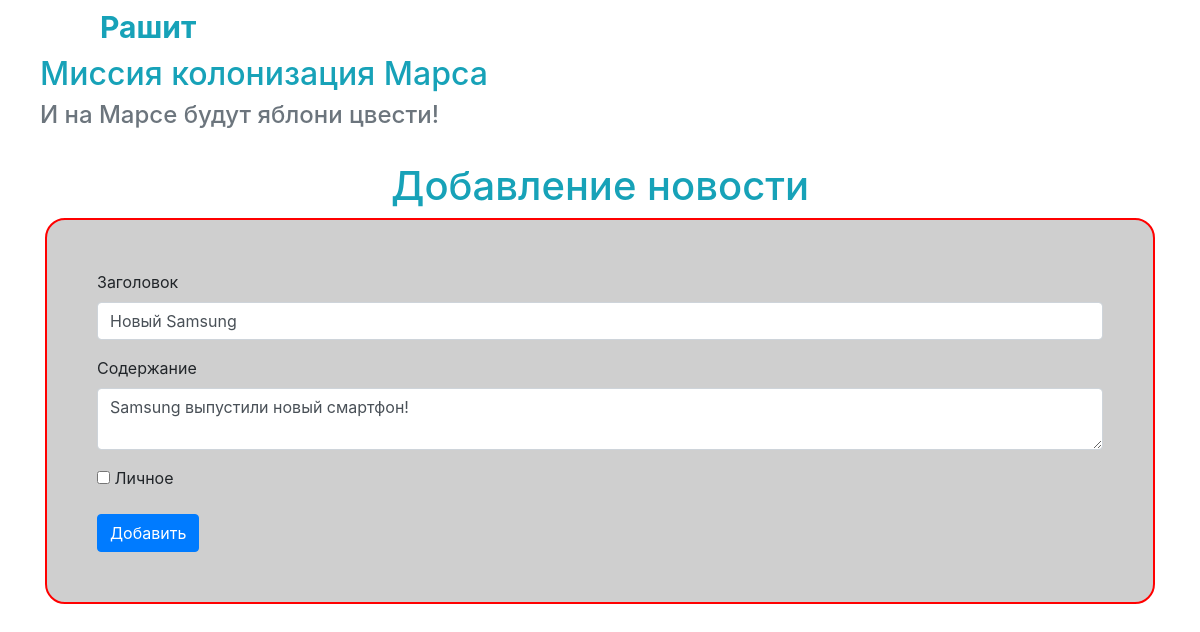
Page /edit_news/2 (signed in) on the committed database.
### data/users.py (models this page shows, shortened)
class User(SqlAlchemyBase, UserMixin):
    __tablename__ = 'users'
    id = sqlalchemy.Column(sqlalchemy.Integer, primary_key=True, autoincrement=True)
    surname = sqlalchemy.Column(sqlalchemy.String)
    name = sqlalchemy.Column(sqlalchemy.String)
    age = sqlalchemy.Column(sqlalchemy.Integer)
    news = orm.relation("News", back_populates="user")
    position = sqlalchemy.Column(sqlalchemy.String)
    speciality = sqlalchemy.Column(sqlalchemy.String)
    address = sqlalchemy.Column(sqlalchemy.String)
    email = sqlalchemy.Column(sqlalchemy.String, unique=True)
    hashed_password = sqlalchemy.Column(sqlalchemy.String)
    modified_date = sqlalchemy.Column(sqlalchemy.DateTime)

### data/news.py (models this page shows)
class News(SqlAlchemyBase):
    __tablename__ = 'news'
    id = sqlalchemy.Column(sqlalchemy.Integer, primary_key=True, autoincrement=True)
    title = sqlalchemy.Column(sqlalchemy.String, nullable=True)
    content = sqlalchemy.Column(sqlalchemy.String, nullable=True)
    created_date = sqlalchemy.Column(sqlalchemy.DateTime, default=datetime.datetime.now())
    is_private = sqlalchemy.Column(sqlalchemy.Boolean, default=False)
    user_id = sqlalchemy.Column(sqlalchemy.Integer, sqlalchemy.ForeignKey("users.id"))
    user = orm.relation("User")

### main.py (the view, shortened to what this page needs)
@app.route('/edit_news/<int:id>', methods=['GET', 'POST'])
@login_required
def edit_news(id):
    form = NewsForm()
    if request.method == 'GET':
        db_session = create_session()
        news = db_session.query(News).filter(News.id == id, News.user == current_user).first()
        if news:
            form.title.data = news.title
            form.content.data = news.content
            form.is_private.data = news.is_private
        else:
            abort(404)
    return render_template('add_news.html', title='Редактирование новости', form=form)

### data/news_form.py
class NewsForm(FlaskForm):
    title = StringField('Заголовок', validators=[InputRequired()])
    content = TextAreaField('Содержание')
    is_private = BooleanField('Личное')
    submit = SubmitField('Добавить')

### data/db_session.py (called while the page is built)
def create_session() -> Session:
    global __factory
    return __factory()

### main.py (called while the page is built)
@login_manager.user_loader
def load_user(user_id):
    db_session = create_session()
    return db_session.query(User).get(user_id)

### templates/add_news.html (shortened to what this page needs)
{% extends "base.html" %}
{% block content %}
<h1 class="text-info text-center">Добавление новости</h1>
<form action="" method="post">
    <div class="form-group">
        {{ form.title.label }}
        {{ form.title(class="form-control") }}
    </div>
    <div class="form-group">
        {{ form.content.label }}
        {{ form.content(class="form-control") }}
    </div>
    <div class="form-group">{{ form.is_private }} {{form.is_private.label }}</div>
    <div>{{ form.submit(type="submit", class="btn btn-primary") }}</div>
</form>
{% endblock %}

### templates/base.html (shortened to what this page needs)
<!DOCTYPE html>
<html lang="en">
<head>
    <link rel="stylesheet"
          href="https://stackpath.bootstrapcdn.com/bootstrap/4.4.1/css/bootstrap.min.css"
>
    <link rel="stylesheet" type="text/css" href="../static/css/style.css" >
</head>
<body>
    <nav>
        {% if current_user.is_authenticated %}
            <a class="navbar-brand text-info margin_100px_left bigger" href="/logout"> {{ current_user.name }} </a>
        {% else %}
            <a class="btn btn-primary margin_20px margin_100px_left" href="/register">Зарегистрироваться</a>
            <a class="btn btn-primary margin_20px" href="/login">Войти</a>
        {% endif %}
    </nav>
    <h2 class="text-info margin_20px_left">Миссия колонизация Марса</h2>
    <h4 class="text-muted margin_20px_left">И на Марсе будут яблони цвести!</h4>
    <br>
    <main role="main" class="container">
        {% block content %}{% endblock %}
    </main>
</body>
</html>

### static/css/style.css (style rules this page uses)
.margin_20px_left { margin-left: 40px; }
.margin_100px_left { margin-left: 100px; }
.bigger { font-weight: bold; font-size: 30px; }
form { background-color: #cfcfcf; padding: 50px; border: 2px solid red; border-radius: 20px; }

### rows in the picture
User: name "Рашит"
News: title "Новый Samsung", content "Samsung выпустили новый смартфон!"
